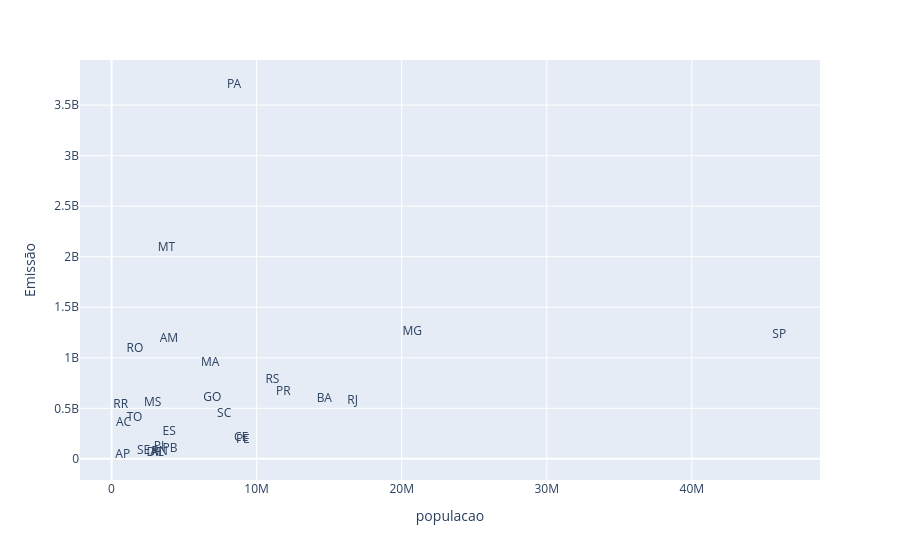

Notebook cell for this chart:
### Code cell
px.scatter(data_frame = dados_agrupados, x='populacao', y='Emissão', text='Estado', opacity=0)

### Figure 1 — Plotly figure (JSON) as saved in the notebook; plotly's stock layout.template omitted (floating-point values rounded to 4 significant figures)
{"data": [{"hovertemplate": "populacao=%{x}<br>Emissão=%{y}<br>Estado=%{text}<extra></extra>", "legendgroup": "", "marker": {"color": "#636efa", "opacity": 0, "symbol": "circle"}, "mode": "markers+text", "name": "", "orientation": "v", "showlegend": false, "text": ["AC", "AL", "AM", "AP", "BA", "CE", "DF", "ES", "GO", "MA", "MG", "MS", "MT", "PA", "PB", "PE", "PI", "PR", "RJ", "RN", "RO", "RR", "RS", "SC", "SE", "SP", "TO"], "type": "scatter", "x": [829780, 3125254, 3952262, 774268, 14659023, 8936431, 2923369, 3975100, 6950976, 6800605, 20732660, 2833742, 3784239, 8442962, 4030961, 9051113, 3270174, 11835379, 16615526, 3303953, 1616379, 634805, 11088065, 7762154, 2211868, 46024937, 1584306], "xaxis": "x", "y": [350500000.0, 62610000.0, 1190000000.0, 35680000.0, 593200000.0, 203500000.0, 56690000.0, 269800000.0, 600800000.0, 947600000.0, 1251000000.0, 555100000.0, 2082000000.0, 3702000000.0, 95330000.0, 183600000.0, 114700000.0, 656800000.0, 576700000.0, 72240000.0, 1084000000.0, 528200000.0, 781500000.0, 448400000.0, 81190000.0, 1223000000.0, 408200000.0], "yaxis": "y"}], "layout": {"legend": {"tracegroupgap": 0}, "margin": {"t": 60}, "xaxis": {"anchor": "y", "domain": [0, 1], "title": {"text": "populacao"}}, "yaxis": {"anchor": "x", "domain": [0, 1], "title": {"text": "Emissão"}}}}
